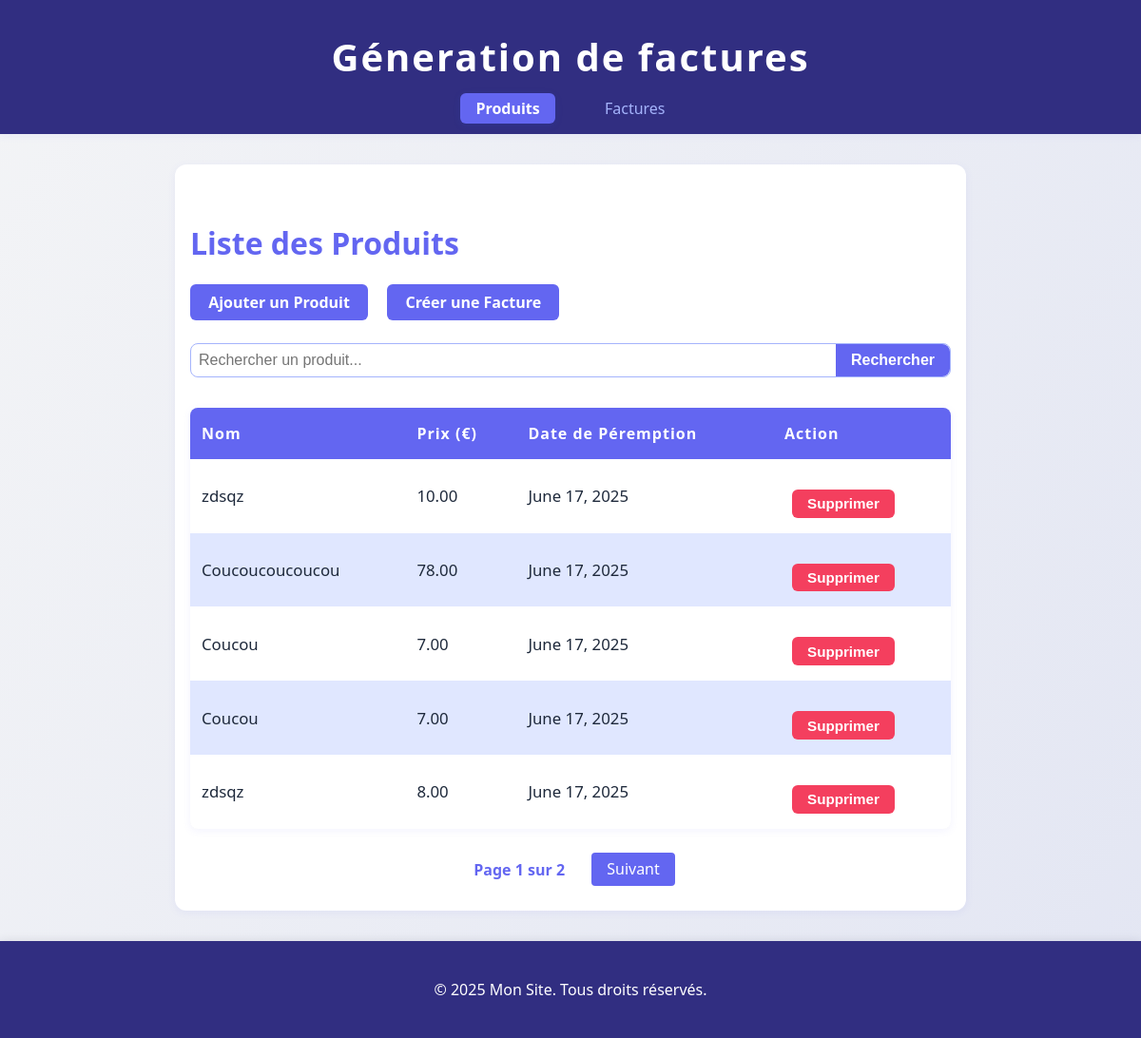
Page /produits/ on the committed database.
### produits/models.py (models this page shows, shortened)
class Produit(models.Model):
    nom = models.CharField(max_length=100)
    prix = models.DecimalField(max_digits=10, decimal_places=2)
    date_peremption = models.DateField()

### produits/views.py (the view)
# urls.py: path('', liste_produits, name='liste_produits'),
def liste_produits(request):
	query = request.GET.get('q', '')
	produit_list = Produit.objects.all().order_by('date_peremption')
	if query:
		produit_list = produit_list.filter(nom__icontains=query)
	for produit in produit_list:
		print(f"{produit.nom} - date_peremption: {produit.date_peremption}")
	paginator = Paginator(produit_list, 5)
	page_number = request.GET.get('page')
	page_obj = paginator.get_page(page_number)
	return render(request, 'produits/liste_produits.html', {'page_obj': page_obj})

### produits/templates/produits/liste_produits.html (shortened to what this page needs)
{% extends "base.html" %}
{% block content %}
<h1>Liste des Produits</h1>
<a href="{% url 'add_produit' %}" class="btn-ajouter">Ajouter un Produit</a>
<a href="{% url 'creer_facture' %}" class="btn-ajouter" style="margin-left: 1rem;">Créer une Facture</a>
<form method="get" class="search-bar" style="margin-bottom: 1.5rem;">
    <input type="text" name="q" placeholder="Rechercher un produit..." value="{{ request.GET.q }}" />
    <button type="submit">Rechercher</button>
</form>
<table class="table-produits">
    <thead>
        <tr>
            <th>Nom</th>
            <th>Prix (€)</th>
            <th>Date de Péremption</th>
            <th>Action</th>
        </tr>
    </thead>
    <tbody>
    {% for produit in page_obj %}
        <tr class="row-clickable" data-id="{{ produit.id }}" data-nom="{{ produit.nom }}" data-prix="{{ produit.prix }}" data-date="{{ produit.date_peremption|date:"Y-m-d" }}">
            <td>{{ produit.nom }}</td>
            <td>{{ produit.prix }}</td>
            <td>{{ produit.date_peremption  }}</td>
            <td>
                <form method="post" action="{% url 'delete_produit' produit.id %}" style="display:inline;">
                    <button type="submit" class="btn-delete" onclick="return confirm('Supprimer ce produit ?');">Supprimer</button>
                </form>
            </td>
        </tr>
    {% empty %}
        <tr>
            <td colspan="4">Aucun produit disponible.</td>
        </tr>
    {% endfor %}
    </tbody>
</table>
<div class="pagination">
    <span>Page {{ page_obj.number }} sur {{ page_obj.paginator.num_pages }}</span>
    {% if page_obj.has_next %}
        <a href="?page={{ page_obj.next_page_number }}">Suivant</a>
    {% endif %}
</div>
{% endblock %}

### monsite/static/style.css (style rules this page uses)
:root { --primary-color: #6366f1; --secondary-color: #a5b4fc; --accent-color: #312e81; --background-color: #f3f4f6; --text-color: #1e293b; --white: #fff; --danger: #f43f5e; --danger-hover: #be123c; --table-even: #e0e7ff; --table-odd: #fff; --table-hover: #c7d2fe; --success: #c7fedc; --shadow: 0 2px 8px rgba(99,102,241,0.08); --shadow-strong: 0 4px 24px rgba(99,102,241,0.15); }
body { font-family: 'Segoe UI', Arial, sans-serif; background: linear-gradient(120deg, var(--background-color) 0%, #e3e6f3 100%); margin: 0; padding: 0; min-height: 100vh; }
main h1,main h2,main h3 { color: var(--primary-color); }
a { color: var(--primary-color); text-decoration: none; font-weight: 500; transition: color 0.2s; }
button, input[type="submit"] { background: var(--primary-color); color: var(--white); border: none; border-radius: 6px; padding: 0.6rem 1.2rem; font-size: 1rem; font-weight: 600; cursor: pointer; margin-top: 1rem; transition: background 0.2s; }
input, select, textarea { width: 100%; padding: 0.5rem; margin-top: 0.3rem; border: 1px solid var(--secondary-color); border-radius: 4px; font-size: 1rem; box-sizing: border-box; }
.table-produits { width: 100%; border-collapse: collapse; margin: 2rem 0; background: var(--background-color); border-radius: 8px; overflow: hidden; box-shadow: var(--shadow); }
.table-produits th, .table-produits td { padding: 1rem 0.75rem; text-align: left; }
.table-produits th { background: var(--primary-color); color: var(--white); font-weight: 600; letter-spacing: 1px; }
.table-produits tr:nth-child(even) { background: var(--table-even); }
.table-produits tr:nth-child(odd) { background: var(--table-odd); }
.table-produits td { color: var(--text-color); font-size: 1.05rem; cursor: pointer; }
.btn-ajouter { display: inline-block; background: var(--primary-color); color: var(--white); padding: 0.5rem 1.2rem; border-radius: 6px; font-weight: 600; margin-bottom: 1.5rem; text-decoration: none; transition: background 0.2s; }
.pagination { margin-top: 2rem; text-align: center; }
.pagination a { background: var(--primary-color); color: var(--white); padding: 0.4rem 1rem; border-radius: 4px; margin: 0 0.5rem; text-decoration: none; font-weight: 500; transition: background 0.2s; }
.pagination span { margin: 0 1rem; color: var(--primary-color); font-weight: 600; }
.btn-delete { background: var(--danger); color: var(--white); border: none; border-radius: 6px; padding: 0.4rem 1rem; font-size: 0.95rem; font-weight: 600; cursor: pointer; margin-left: 0.5rem; transition: background 0.2s; }
.search-bar { display: flex; border: 1px solid var(--secondary-color); border-radius: 0.5rem; }
.search-bar input[type="text"] { flex: 1; margin: 0; padding: 0.5rem; border: none; border-radius: 4px; font-size: 1rem; background-color: transparent; }
.search-bar button { background: var(--primary-color); color: var(--white); border: none; border-radius: 0 0.5rem 0.5rem 0; padding: 0.5rem 1rem; font-size: 1rem; cursor: pointer; transition: background 0.2s; margin: 0; }

### rows in the picture
Produit: nom "zdsqz", prix "10.00", date_peremption "June 17, 2025"
Produit: nom "Coucoucoucoucou", prix "78.00", date_peremption "June 17, 2025"
Produit: nom "Coucou", prix "7.00", date_peremption "June 17, 2025"
Produit: nom "Coucou", prix "7.00", date_peremption "June 17, 2025"
Produit: nom "zdsqz", prix "8.00", date_peremption "June 17, 2025"

### other values in the picture
{{ page_obj.number }} "1"
{{ page_obj.paginator.num_pages }} "2"
